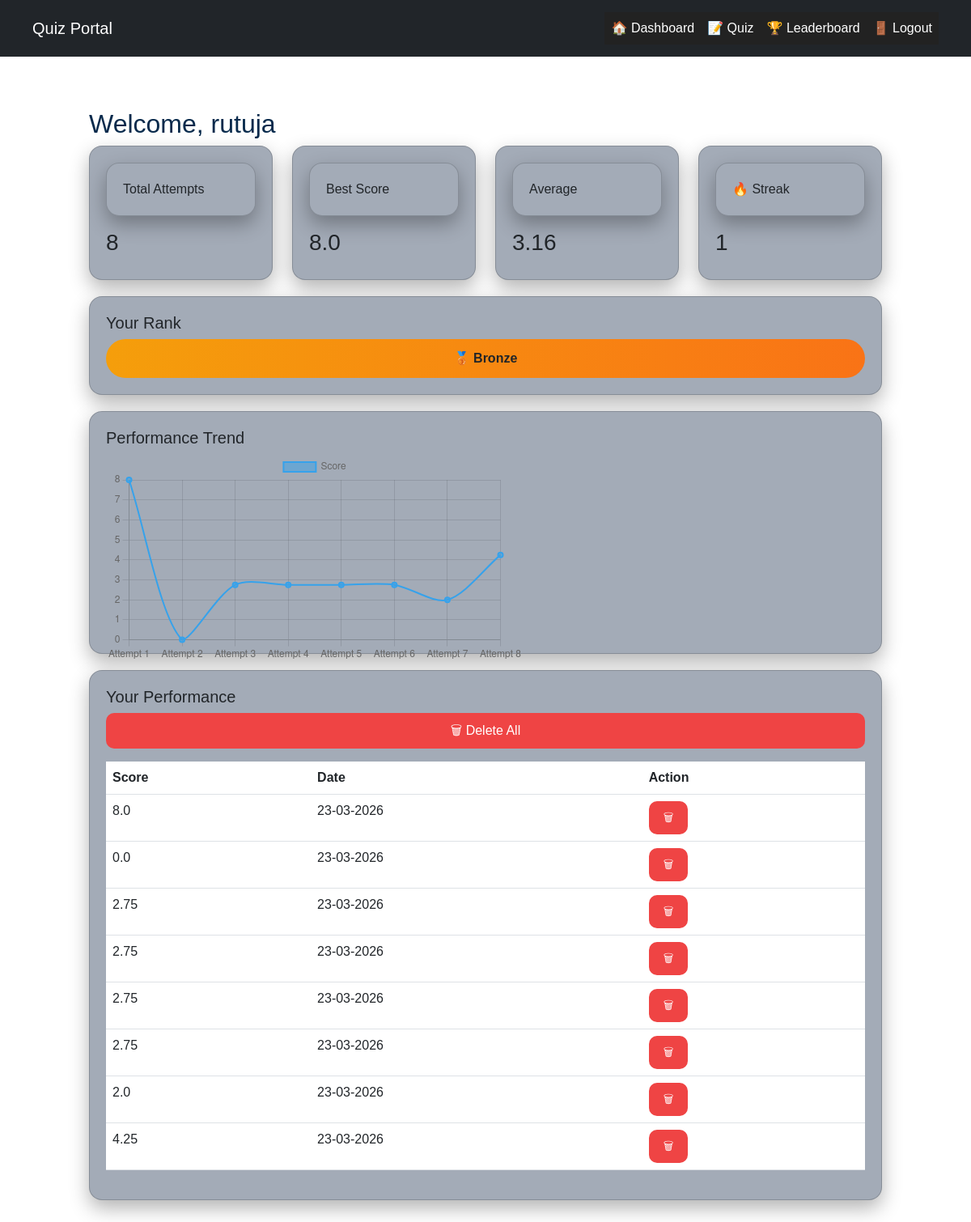
The app's page /dashboard (signed in) with its own data.
### tables this page shows
CREATE TABLE users(
id INTEGER PRIMARY KEY AUTOINCREMENT,
name TEXT,
email TEXT UNIQUE,
password TEXT
);

CREATE TABLE results(
id INTEGER PRIMARY KEY AUTOINCREMENT,
email TEXT,
score REAL,
percentage INTEGER,
date TEXT
);

### app.py (the view)
@app.route("/dashboard")
def dashboard():
    if "user" not in session:
        return redirect("/login")
    email = session["user"]
    con = db()
    user = con.execute(
        "SELECT name FROM users WHERE email=?",
        (email,)
    ).fetchone()
    results = con.execute(
        "SELECT id, score, date FROM results WHERE email=?",
        (email,)
    ).fetchall()
    scores = [r["score"] for r in results]
    total_attempts = len(scores)
    best_score = max(scores) if scores else 0
    avg_score = round(sum(scores)/len(scores), 2) if scores else 0
    streak = calculate_streak(results)
    return render_template(
        "dashboard.html",
        name=user["name"],
        results=results,
        total_attempts=total_attempts,
        best_score=best_score,
        avg_score=avg_score,
        scores=scores,   # 🔥 for chart
        streak=streak    # 🔥 for streak
    )

### app.py (called while the page is built)
def db():
    conn = sqlite3.connect("quiz.db")
    conn.row_factory = sqlite3.Row
    return conn

def calculate_streak(results):
    dates = sorted([r["date"] for r in results], reverse=True)
    streak = 0
    prev = None
    for d in dates:
        d = datetime.strptime(d, "%d-%m-%Y")
        if prev is None:
            streak += 1
        else:
            if (prev - d).days == 1:
                streak += 1
            else:
                break
        prev = d
    return streak

### templates/dashboard.html
{% extends "base.html" %}
{% block content %}
<div class="container">
<h2 style="color: rgb(8, 42, 76);">Welcome, {{name}}</h2>
<div class="row">
<div class="col-md-3 dashboard-grid">
<div class="card">
<p class="card">Total Attempts</p>
<h3 id="total">{{total_attempts}}</h3>
</div>
</div>
<div class="col-md-3">
<div class="card">
<p class="card">Best Score</p>
<h3 id="best">{{best_score}}</h3>
</div>
</div>
<div class="col-md-3">
<div class="card">
<p class="card">Average</p>
<h3 id="avg">{{avg_score}}</h3>
</div>
</div>
<div class="col-md-3">
<div class="card">
<p class="card">🔥 Streak</p>
<h3 id="streak">{{streak}}</h3>
</div>
</div>
</div>
<div class="card">
<h5>Your Rank</h5>
{% if avg_score >= 80 %}
<span class="badge-rank gold rank-bar">🏆 Gold</span>
{% elif avg_score >= 50 %}
<span class="badge-rank silver rank-bar">🥈 Silver</span>
{% else %}
<span class="badge-rank bronze rank-bar">🥉 Bronze</span>
{% endif %}
</div>
<div class="card chart-container">
<h5>Performance Trend</h5>
<canvas id="chart"></canvas>
</div>
<div class="card">
<h5>Your Performance</h5>
<button class="btn btn-danger mb-3 px-3" onclick="deleteAll()">🗑 Delete All</button>
<table class="table">
<tr>
<th>Score</th>
<th>Date</th>
<th>Action</th>
</tr>
{% for r in results %}
<tr id="row{{r['id']}}">
<td>{{r['score']}}</td>
<td>{{r['date']}}</td>
<td>
<button class="btn btn-danger btn-sm"
onclick="deleteOne({{r['id']}})">🗑</button>
</td>
</tr>
{% endfor %}
</table>
</div>
</div>
<script>
// CHART DATA
let scores = {{ scores | tojson }}
let labels = scores.map((_, i) => "Attempt " + (i+1))
// DRAW CHART
new Chart(document.getElementById("chart"), {
    type: "line",
    data: {
        labels: labels,
        datasets: [{
            label: "Score",
            data: scores,
            borderWidth: 2,
            tension: 0.3
        }]
    }
});
// DELETE ONE
function deleteOne(id){
    fetch("/delete_result/" + id, { method: "POST" })
    .then(res => res.json())
    .then(data => {
        if(data.success){
            document.getElementById("row"+id).remove();
            updateStats();
        }
    });
}
// DELETE ALL
function deleteAll(){
    fetch("/delete_all_results", { method: "POST" })
    .then(res => res.json())
    .then(data => {
        if(data.success){
            document.querySelectorAll("tr[id^='row']")
            .forEach(r => r.remove());
            updateStats();
        }
    });
}
// UPDATE STATS
function updateStats(){
    fetch("/get_stats")
    .then(res => res.json())
    .then(s => {
        document.getElementById("total").innerText = s.total;
        document.getElementById("best").innerText = s.best;
        document.getElementById("avg").innerText = s.avg;
    });
}
</script>
{% endblock %}

### templates/base.html (shortened to what this page needs)
<!DOCTYPE html>
<html>
<head>
    <link href="https://cdn.jsdelivr.net/npm/bootstrap@5.3.0/dist/css/bootstrap.min.css" rel="stylesheet">
    <link rel="stylesheet" href="{{ url_for('static', filename='css/style.css') }}">
</head>
<body>
<nav class="navbar navbar-dark bg-dark px-6">
    <span class="navbar-brand">Quiz Portal</span>
    {% if session.user %}
            <div class="sidebar">
            <a href="/dashboard">🏠 Dashboard</a>
            <a href="/quiz">📝 Quiz</a>
            <a href="/leaderboard">🏆 Leaderboard</a>
            <a href="/logout">🚪 Logout</a>
            </div>
    {% endif %}
</nav>
<div class="container mt-4">
    {% block content %}
    {% endblock %}
</div>
</body>
</html>

### static/css/style.css (style rules this page uses)
body { backgrosund: #fdfdff; font-family: 'Poppins', sans-serif; margin: 0; color: #e2e8f0; }
.container { padding: 20px 40px; }
.card { background: #a3abb7; border-radius: 16px; padding: 20px; box-shadow: 0 10px 25px rgba(0,0,0,0.3); }
.btn { border: none; padding: 10px 18px; border-radius: 10px; cursor: pointer; font-weight: 500; }
.btn-danger { background: #ef4444; color: white; }
.navbar { background: #020617; display: flex; justify-content: space-between; align-items: center; padding: 15px 40px; }
.dashboard-grid { display: grid; grid-template-columns: repeat(auto-fit, minmax(220px, 1fr)); gap: 20px; margin-bottom: 20px; }
.rank-bar { background: linear-gradient(90deg, #f59e0b, #f97316); padding: 12px; border-radius: 999px; text-align: center; font-weight: bold; }
.chart-container { margin-top: 20px; margin-bottom: 20px; height: 300px; }
.chart-container { height: 300px; }
.sidebar { display: flex; gap: 1rem; background-color: #222; padding: 0.5rem; }
.sidebar a { color: #fff; text-decoration: none; font-weight: 500; }

### records on screen
users: name "rutuja"
results: score "8.0", date "23-03-2026"
results: score "0.0", date "23-03-2026"
results: score "2.75", date "23-03-2026"
results: score "2.75", date "23-03-2026"
results: score "2.75", date "23-03-2026"
results: score "2.75", date "23-03-2026"
results: score "2.0", date "23-03-2026"
results: score "4.25", date "23-03-2026"

### other values on screen
{{ total_attempts }} "8"
{{ avg_score }} "3.16"
{{ streak }} "1"
chart data {{ scores | tojson }} [8.0, 0.0, 2.75, 2.75, 2.75, 2.75, 2.0, 4.25]
